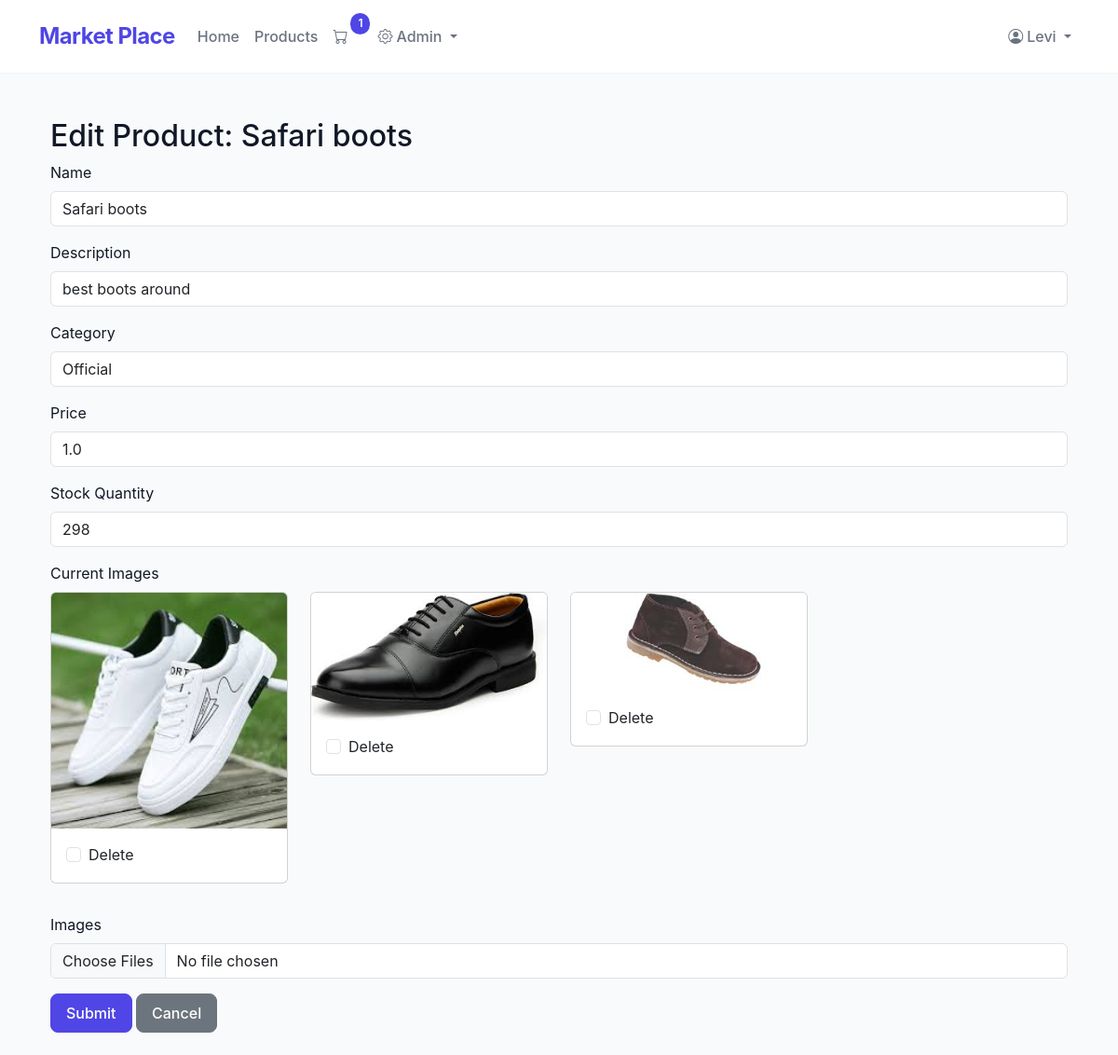
Screenshot of /product/1/edit (signed in) with the database file from the repository.
### app.py (models this page shows)
class Product(db.Model):
    __tablename__ = 'products'
    id = db.Column(db.Integer, primary_key=True)
    name = db.Column(db.String(100), nullable=False)
    description = db.Column(db.String(500), nullable=True)
    price = db.Column(db.Float, nullable=False)
    stock_quantity = db.Column(db.Integer, nullable=False)
    category_id = db.Column(db.Integer, db.ForeignKey('categories.id'), nullable=False)
    order_items = db.relationship('OrderItem', backref='product', lazy=True)
    images = db.relationship('ProductImage', backref='product', lazy=True)

class Category(db.Model):
    __tablename__ = 'categories'
    id = db.Column(db.Integer, primary_key=True)
    name = db.Column(db.String(100), unique=True, nullable=False)
    description = db.Column(db.String(500))
    products = db.relationship('Product', backref='category', lazy=True)

class ProductImage(db.Model):
    __tablename__ = 'product_images'
    id = db.Column(db.Integer, primary_key=True)
    product_id = db.Column(db.Integer, db.ForeignKey('products.id'), nullable=False)
    image_url = db.Column(db.String(200), nullable=False)

### app.py (the view, shortened to what this page needs)
@app.route('/product/<int:product_id>/edit', methods=['GET', 'POST'])
@admin_required
def edit_product(product_id):
    product = Product.query.get_or_404(product_id)
    categories = Category.query.all()
    form = ProductForm()
    form.category.choices = [(cat.id, cat.name) for cat in categories]
    if request.method == 'GET':
        form.name.data = product.name
        form.description.data = product.description
        form.price.data = str(product.price)
        form.stock_quantity.data = str(product.stock_quantity)
        form.category.data = product.category_id
    return render_template('edit_product.html', form=form, product=product)

### app.py
class ProductForm(FlaskForm):
    name = StringField('Name', validators=[DataRequired()])
    description = StringField('Description', validators=[DataRequired()])
    price = StringField('Price', validators=[DataRequired()])
    stock_quantity = StringField('Stock Quantity', validators=[DataRequired()])
    category = SelectField('Category', coerce=int, validators=[DataRequired()])
    images = FileField('Images', validators=[FileAllowed(['jpg', 'png', 'jpeg'])])
    submit = SubmitField('Submit')

### app.py (called while the page is built)
def admin_required(f):
    from functools import wraps
    @wraps(f)
    def decorated_function(*args, **kwargs):
        if not session.get('user_id') or session.get('user_role') != 'admin':
            flash('Admin access required.', 'danger')
            return redirect(url_for('home'))
        return f(*args, **kwargs)
    return decorated_function

def get_cart_unique_items():
    if 'user_id' in session:
        order = Order.query.filter_by(user_id=session['user_id'], status="Pending").first()
        if order:
            return OrderItem.query.filter_by(order_id=order.id).count()
    return 0

@app.context_processor
def inject_cart_count():
    return dict(cart_count=get_cart_unique_items())

### templates/edit_product.html (shortened to what this page needs)
{% extends 'base.html' %}
{% block content %}
<div class="container mt-5">
    <h2>Edit Product: {{ product.name }}</h2>
    <form method="POST" enctype="multipart/form-data">
        <div class="mb-3">
            {{ form.name.label(class="form-label") }}
            {{ form.name(class="form-control") }}
        </div>
        <div class="mb-3">
            {{ form.description.label(class="form-label") }}
            {{ form.description(class="form-control") }}
        </div>
        <div class="mb-3">
            {{ form.category.label(class="form-label") }}
            <select name="category" id="category" class="form-control">
                {% for choice in form.category.choices %}
                <option value="{{ choice[0] }}" {% if choice[0] == product.category_id %}selected{% endif %}>
                    {{ choice[1] }}
                </option>
                {% endfor %}
            </select>
        </div>
        <div class="mb-3">
            {{ form.price.label(class="form-label") }}
            {{ form.price(class="form-control") }}
        </div>
        <div class="mb-3">
            {{ form.stock_quantity.label(class="form-label") }}
            {{ form.stock_quantity(class="form-control") }}
        </div>
        {% if product.images %}
        <div class="mb-3">
            <label class="form-label">Current Images</label>
            <div class="row">
                {% for image in product.images %}
                <div class="col-md-3 mb-3">
                    <div class="card">
                        <img src="{{ url_for('static', filename='uploads/' + image.image_url) }}"
                             class="card-img-top"
                             alt="Product image">
                        <div class="card-body">
                            <div class="form-check">
                                <input type="checkbox"
                                       class="form-check-input"
                                       name="delete_images"
                                       value="{{ image.id }}">
                                <label class="form-check-label">Delete</label>
                            </div>
                        </div>
                    </div>
                </div>
                {% endfor %}
            </div>
        </div>
        {% endif %}
        <div class="mb-3">
            {{ form.images.label(class="form-label") }}
            <input type="file" name="images" class="form-control" multiple>
        </div>
        {{ form.submit(class="btn btn-primary") }}
        <a href="{{ url_for('manage_products') }}" class="btn btn-secondary">Cancel</a>
    </form>
</div>
{% endblock %}

### static/css/styles.css (style rules this page uses)
html { scroll-behavior: smooth; }

### templates/base.html (style rules this page uses)
:root { --primary-color: #4F46E5; --hover-color: #4338CA; --background-light: #F9FAFB; --text-primary: #111827; --text-secondary: #6B7280; }
body { font-family: 'Inter', system-ui, -apple-system, sans-serif; background-color: var(--background-light); color: var(--text-primary); }
.btn { padding: 0.5rem 1rem; font-weight: 500; border-radius: 0.5rem; transition: all 0.2s ease; }
.btn-primary { background-color: var(--primary-color); border-color: var(--primary-color); }

### rows the page displays
Product: name "Safari boots", description "best boots around", category "Official", price "1.0", stock_quantity "298"
ProductImage: image_url (picture)
ProductImage: image_url (picture)
ProductImage: image_url (picture)

### other values shown
{{ cart_count }} "1"
{{ session.get('user_name') }} "Levi"
